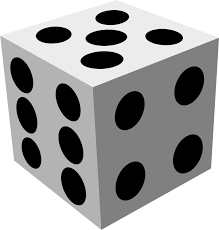
#> input picture Required Images/dice.png, 219 x 230 px, found by its file name
$ python Contours.py   (older library calls are emulated)
#> lines starting #> are read from the running program, lines starting #| are printed output that depends on the picture; after the words box and inside, x2 and y2 are one past the last pixel; in counts of white or black regions, pixels touching at a corner belong together
"""
Segmentation and Contours
Segmentation = Partitioning images into different regions
Contours = They are continours lines or curves that bound or cover the full boundary of an object in an image..
Grayscale is a main step in contours
The variable contours are stored as a numpy array of (x,y) points that form the contours
While Heirarchy describes the child-parent relationship between contours

Approximation Methods
Using cv2.CHAIN_APPROX_NONE stores all the boundary points.
using cv2.CHAIN_APPROX_SIMPLE instead only provides these start and end points of bounding contours.

Hierarchy Types
cv2.RETR_LIST = Retrives all contours
cv2.RETR_EXTERNAL = Retrives external or outer contours only(Try to use this one)
cv2.RETR_COMP = Retrives all in a 2-level hierarchy
cv2.RETR_TREE = Retrives all in a full hierarchy
"""

import cv2
import numpy as np

#to load an image
image = cv2.imread('C:/Users/LENOVO IDEAPAD 320/OneDrive/Desktop/Python_Projects/CV2 Learning Codes/Required Images/dice.png')
#> image is the input picture: shape (230, 219, 3); min 0, max 255, mean 160.9
cv2.imshow("original image", image)
cv2.waitKey(0)

#Grayscale
gray = cv2.cvtColor(image, cv2.COLOR_BGR2GRAY)

#Find Canny edges
edged = cv2.Canny(gray, 30, 200)
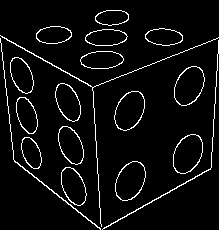
#> edged: shape (230, 219); 5.2% white in thin lines or dots
cv2.imshow("edged image", edged)
cv2.waitKey(0)

#Finding Contours
#findcontours actually alters the image
#cv2.findContours(edged, Retrieval mode, Approximation method)
extra, contours, hierarchy = cv2.findContours(edged, cv2.RETR_LIST, cv2.CHAIN_APPROX_SIMPLE)
#> contours = 33 contours; largest, box (x1, y1, x2, y2) and area: (115, 161, 146, 201) 870, (114, 91, 145, 131) 870, (174, 66, 205, 106) 866, (173, 134, 203, 174) 864, (114, 91, 145, 131) 844
cv2.imshow("Canny edges after contouring", edged)
cv2.waitKey(0)

print("Numbers of contours found = "+ str(len(contours)))
#| Numbers of contours found = 33

#Draw all contours
#Use -1 as the 3rd parameter to draw all
cv2.drawContours(image, contours, -1, (0, 255, 0), 3)
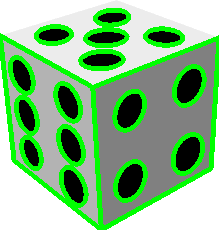
#> image: shape (230, 219, 3); mean B, G, R 132, 187.3, 132
cv2.imshow("Contours", image)

#It will show the window until the user press a key
cv2.waitKey(0)

#This closes all windows
cv2.destroyAllWindows()

$ run again, with Required Images/Lines.png copied over Required Images/dice.png
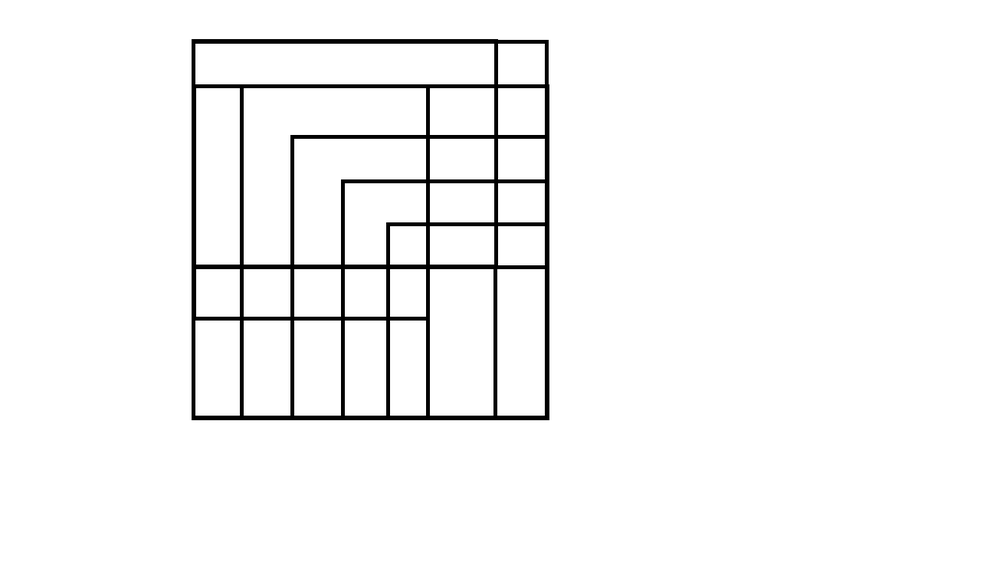
#> input picture Required Images/Lines.png, 1000 x 569 px, shrunk from 1305 x 742 before the run, found by its file name
#> image is the input picture: shape (569, 1000, 3); min 0, max 255, mean 246.5
#> `edged = cv2.Canny(gray, 30, 200)`:
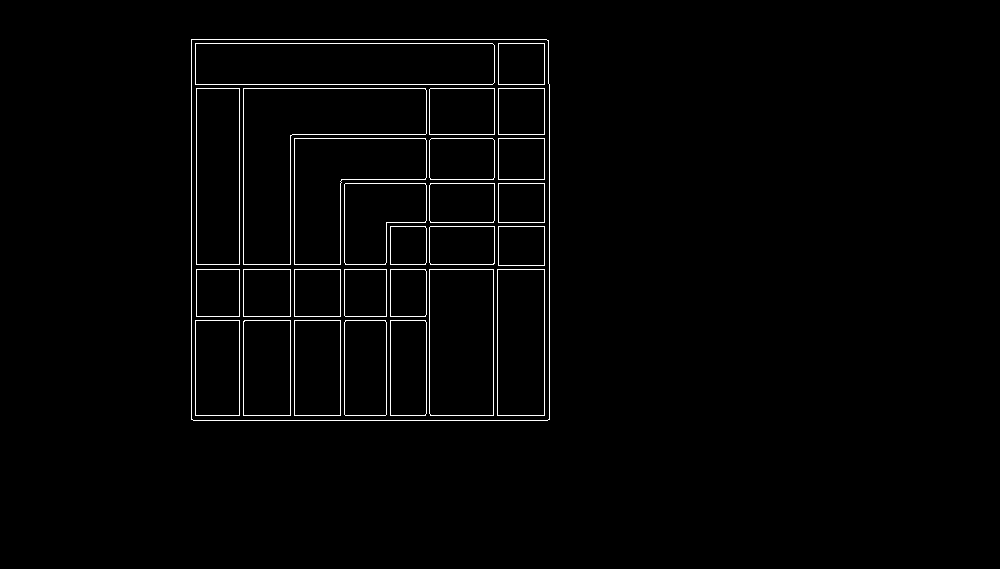
#> edged: shape (569, 1000); 1.6% white in thin lines or dots, all inside (x1, y1, x2, y2) = (191, 39, 550, 421)
#> contours = 56 contours; largest, box (x1, y1, x2, y2) and area: (191, 39, 550, 421) 136349, (191, 39, 550, 421) 136347, (243, 88, 427, 265) 14528, (243, 88, 427, 265) 14526, (195, 43, 495, 85) 12255
#| Numbers of contours found = 56
#> `cv2.drawContours(image, contours, -1, (0, 255, 0), 3)`:
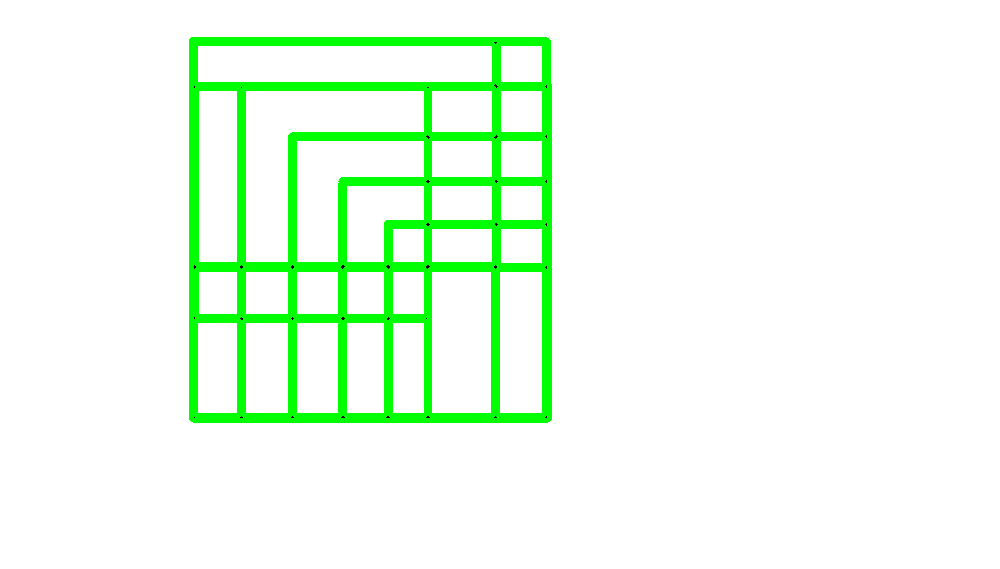
#> image: shape (569, 1000, 3); 7.27% of pixels changed, all inside (x1, y1, x2, y2) = (189, 37, 552, 423)

$ run again, with Required Images/circles_ellipses.png copied over Required Images/dice.png
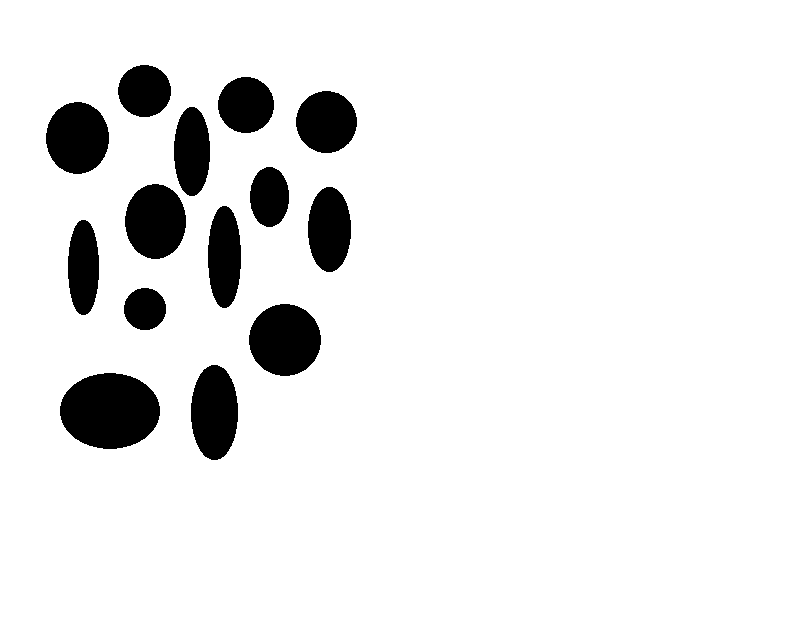
#> input picture Required Images/circles_ellipses.png, 787 x 626 px, found by its file name
#> image is the input picture: shape (626, 787, 3); 91.5% white; 14 black regions, largest, box (x1, y1, x2, y2) and area: (60, 373, 160, 449) 5951, (249, 304, 321, 376) 4050, (125, 184, 186, 259) 3585
#> `edged = cv2.Canny(gray, 30, 200)`:
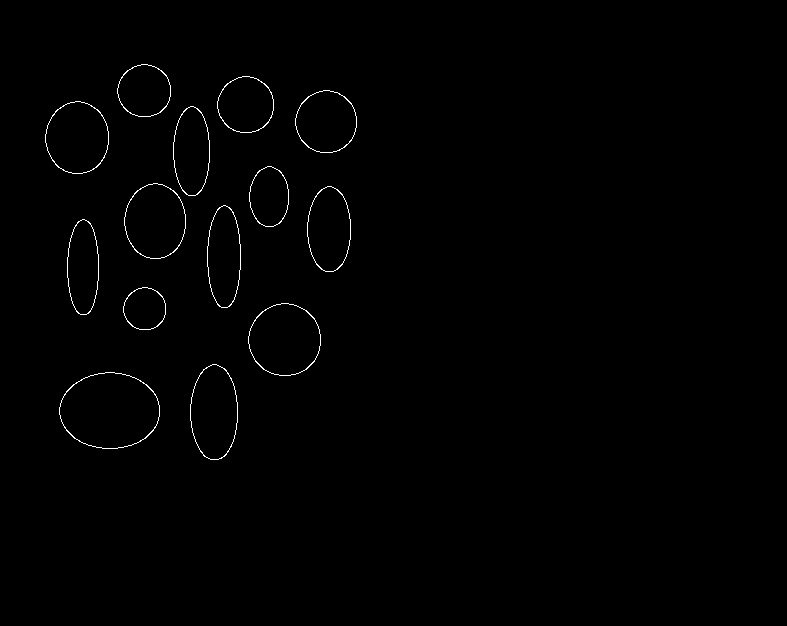
#> edged: shape (626, 787); 0.59% white in thin lines or dots, all inside (x1, y1, x2, y2) = (45, 64, 357, 460)
#> contours = 28 contours; largest, box (x1, y1, x2, y2) and area: (59, 372, 160, 449) 5968, (59, 372, 160, 449) 5926, (248, 303, 321, 376) 4063, (248, 303, 321, 376) 4029, (124, 183, 186, 259) 3594
#| Numbers of contours found = 28
#> `cv2.drawContours(image, contours, -1, (0, 255, 0), 3)`:
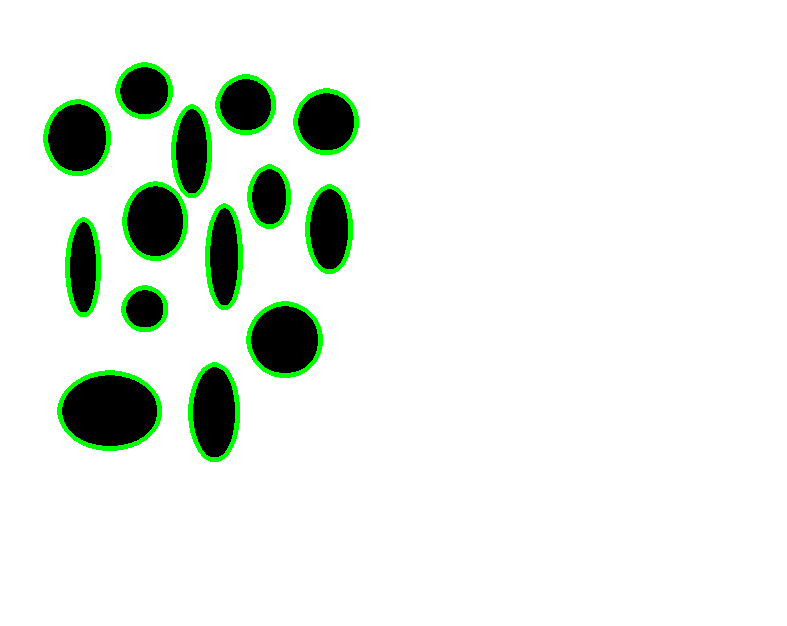
#> image: shape (626, 787, 3); 2.7% of pixels changed, all inside (x1, y1, x2, y2) = (43, 62, 359, 462)
